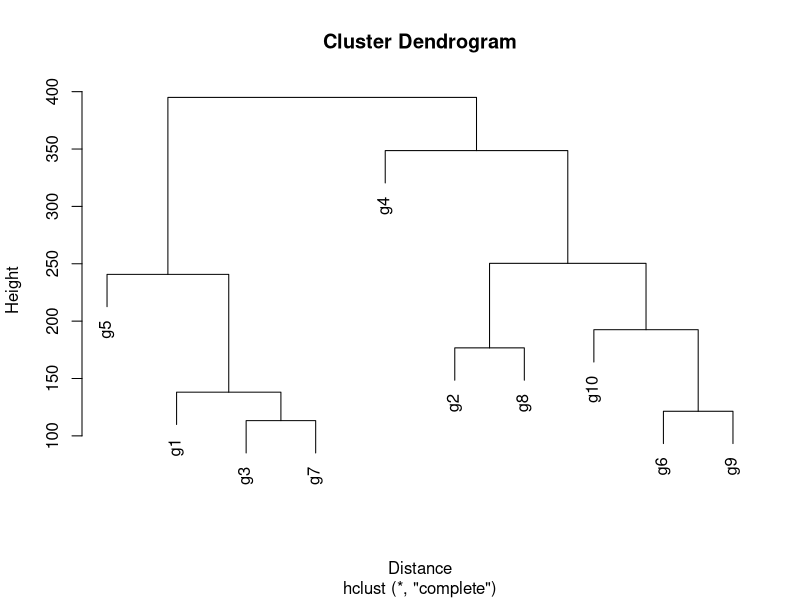
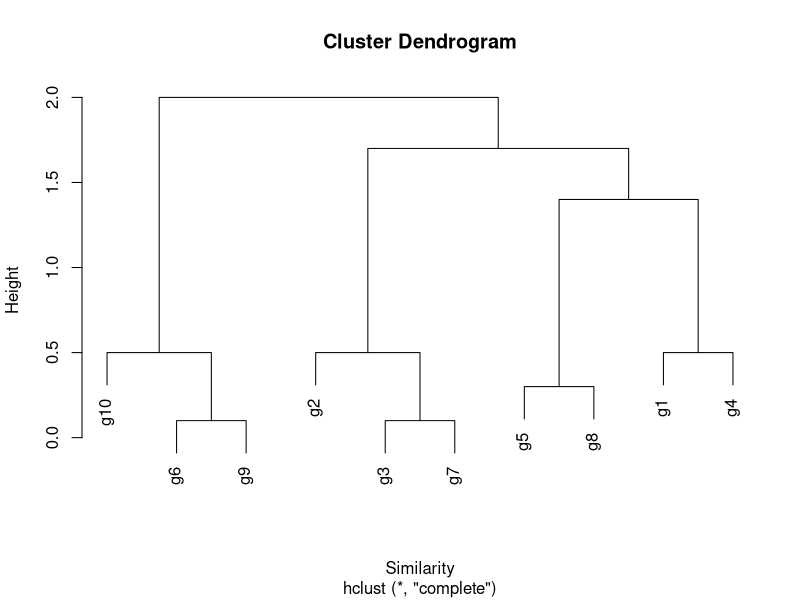
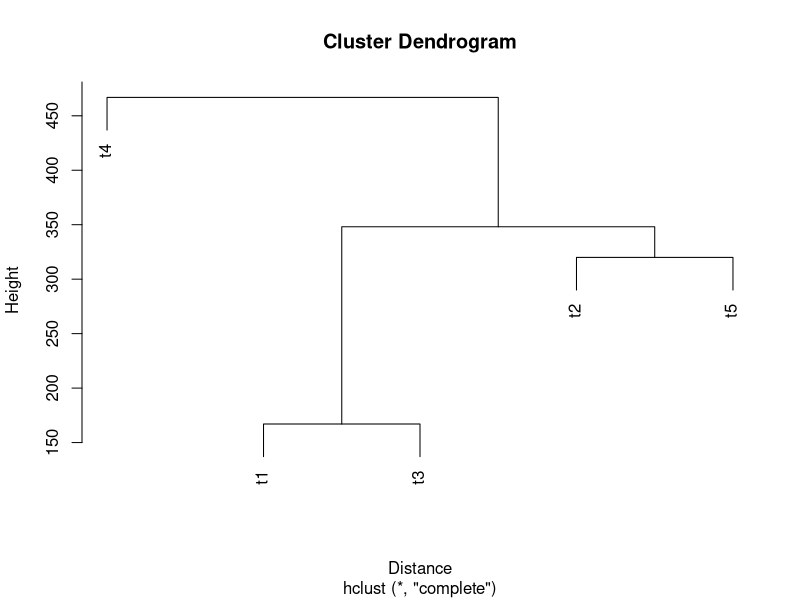
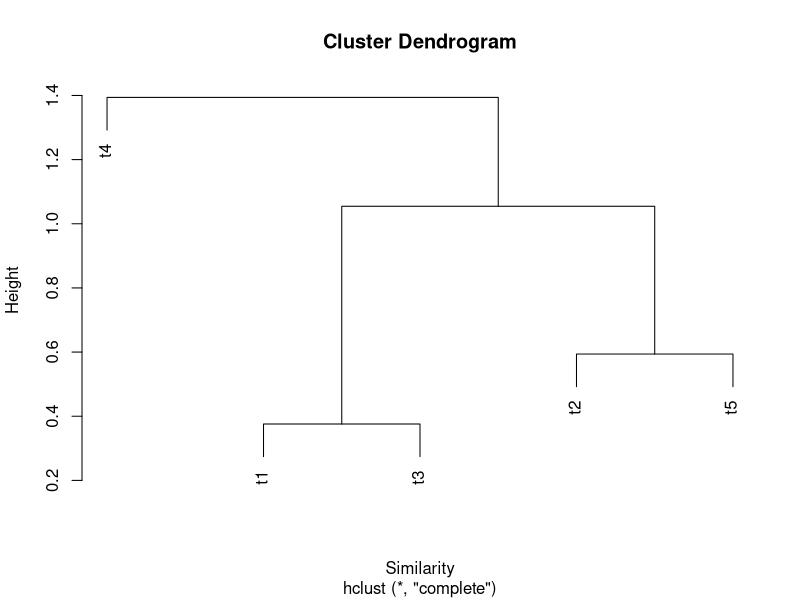

The R source for these figures, in order:
## ---- chunk 1
# Read data
dat = read.table("tissue_data.txt", header = TRUE, stringsAsFactors = FALSE)
# Convert to matrix
y = as.matrix(dat)
## ---- chunk 2
# For clustering genes - distance matrix
dist_genes = dist(y, method = "euclidean") # No need to transpose; finds distance measure on genes

# For clustering tissues - distance matrix
dist_tiss = dist(t(y)) # Transpose the matrix; finds distance measure on tissues
## ---- chunk 3
# For clustering genes - similarity matrix
corr_genes <- cor(t(y), method = "spearman")

# Similarity matrix using Pearson assuming the data is linear when it is not
# corr_genes <- cor(t(y), method = "pearson")
# sim_genes <- as.dist(sqrt(1-(corr_genes)^2))

# Transposing y will create the correlation matrix of genes
sim_genes <- as.dist(1 - corr_genes) # similarity to distance

# For clustering tissues - similarity matrix
corr_tiss <- cor(y, method = "spearman")
sim_tiss <- as.dist(1 - corr_tiss) # similarity to distance
## ---- chunk 4
## Clustering using distance matrix

# Genes
hr_genes_dist <- hclust(dist_genes, method = "complete", members = NULL)

# Tissues
hr_tiss_dist <- hclust(dist_tiss, method = "complete", members = NULL)


## Clustering using similarity matrix

# Genes
hr_genes_sim <- hclust(sim_genes, method = "complete", members = NULL)

# Tissues
hr_tiss_sim <- hclust(sim_tiss, method = "complete", members = NULL)
## ---- chunk 5
# Dendrogram - Genes using distance matrix
plot(hr_genes_dist, xlab = "Distance")
## ---- chunk 6
# Dendrogram - Genes using similarity matrix
plot(hr_genes_sim, xlab = "Similarity")
## ---- chunk 7
# Dendrogram - Tissues using distance matrix
plot(hr_tiss_dist, xlab = "Distance")
## ---- chunk 8
# Dendrogram - Tissues using similarity matrix
plot(hr_tiss_sim, xlab = "Similarity")
